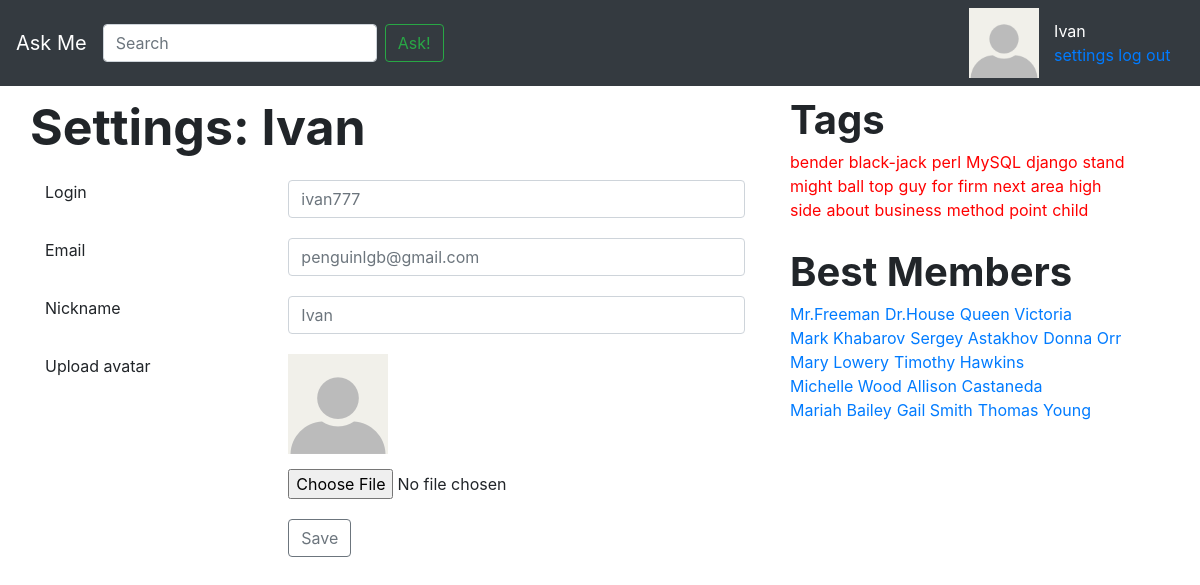
/settings/, run on the app's committed database.
### app/models.py (models this page shows, shortened)
class Tag(models.Model):
	name = models.CharField(max_length = 256, unique = True, verbose_name = 'Название тэга')
	objects = TagManager()
	def __str__(self):
		return self.name
	class Meta:
		verbose_name = 'Тэг'
		verbose_name_plural = 'Тэги'

class User(models.Model):
	author = models.OneToOneField('Profile', on_delete=models.CASCADE)
	objects = UserManager()
	def __str__(self):
		return self.author.user_name
	class Meta:
		verbose_name = 'Пользователь'
		verbose_name_plural = 'Пользователи'

class Profile(models.Model):
	user_name = models.CharField(max_length = 256, verbose_name = 'Имя в системе')
	email = models.EmailField(verbose_name = 'E-mail', default = 'default@def.com', blank = True)
	image = models.ImageField(upload_to='static/img/', default = '111.jpg', blank = True)
	class Meta:
		verbose_name = 'Профиль'
		verbose_name_plural = 'Профили'

### app/views.py (the view)
# urls.py: path('settings/', views.settings, name='settings'),
def settings(request):
	return render(request, 'settings.html', {
		})

### app/models.py (called while the page is built)
	def get_all_users(self):
		return self.all()

	def get_all_tags(self):
		return self.all()

### askme/context_processors.py (called while the page is built)
def tags(arg):
	tags = Tag.objects.get_all_tags()
	return { 'tags': tags }

def best_members(arg):
	best_members = User.objects.get_all_users()
	return { 'members': best_members }

### templates/settings.html (shortened to what this page needs)
{% extends 'inc/base.html' %}
{% load static %}
{% block content %}
    <div class="row">
        <span id="page_header">Settings: <span>Ivan</span></span>
    </div>
    <div class="row input_row">
        <div class="col-4 input_label">Login</div>
        <div class="col-8">
            <input type="text" class="form-control" placeholder="ivan777">
        </div>
    </div>
    <div class="row input_row">
        <div class="col-4 input_label">Email</div>
        <div class="col-8">
            <input type="text" class="form-control" placeholder="penguinlgb@gmail.com">
        </div>
    </div>
    <div class="row input_row">
        <div class="col-4 input_label">Nickname</div>
        <div class="col-8">
            <input type="text" class="form-control" placeholder="Ivan">
        </div>
    </div>
    <div class="row input_row">
        <div class="col-4 input_label">Upload avatar</div>
        <div class="col-8">
            <img src="{% static "img/111.jpg" %}" id="upload_avatar_img">
            <input type="file" class="form-control-file file_ad" id="upload_avatar_file_input">
        </div>
    </div>
    <div class="row">
        <div class="col-4"></div>
        <div class="col-8">
            <button type="button" class="page_btn btn btn-outline-secondary">Save</button>
        </div>
    </div>
{% endblock content %}
{% block right %}
    {% include 'inc/tags_section.html' %}
{% endblock right %}

### templates/inc/tags_section.html
<div>
    <div class="row">
        <span class="row tags_header">Tags</span>
    </div>
    <div class="row link_tags">
        {% for tag in tags %}
            <a class="sample_tag lang_tag" href="{% url 'tag' tag  %}">{{ tag }}</a>
        {% endfor %}
    </div>
</div>
<div>
    <div class="row">
        <span class="row tags_header">Best Members</span>
    </div>
    <div class="row link_tags">
        {% for member in members %}
            <a class="sample_tag" href="">{{ member }}</a>
        {% endfor %}
    </div>
</div>

### static/css/sticky-footer.css (style rules this page uses)
html { position: relative; min-height: 100%; }
body { margin-bottom: 60px; }

### static/css/container.css (style rules this page uses)
#page_header { font-size: 50px; font-weight: bold; margin-bottom: 15px; }
#upload_avatar_img { max-width: 150px; }
#upload_avatar_file_input { margin-top: 15px; }
.tags_header { font-size: 40px; font-weight: bold; margin-left: 0px; }
.link_tags { margin-right: 25px; margin-bottom: 20px; }
.sample_tag { margin-right: 5px; }
.lang_tag { color: red; }
.page_btn { margin-right: 5px; }
.input_row { margin-bottom: 20px; }

### data on the page
Tag: name "bender"
Tag: name "black-jack"
Tag: name "perl"
Tag: name "MySQL"
Tag: name "django"
Tag: name "stand"
Tag: name "might"
Tag: name "ball"
Tag: name "top"
Tag: name "guy"
Tag: name "for"
Tag: name "firm"
Tag: name "next"
Tag: name "area"
Tag: name "high"
Tag: name "side"
Tag: name "about"
Tag: name "business"
Tag: name "method"
Tag: name "point"
Tag: name "child"
User: author.user_name "Mr.Freeman"
User: author.user_name "Dr.House"
User: author.user_name "Queen Victoria"
User: author.user_name "Mark Khabarov"
User: author.user_name "Sergey Astakhov"
User: author.user_name "Donna Orr"
User: author.user_name "Mary Lowery"
User: author.user_name "Timothy Hawkins"
User: author.user_name "Michelle Wood"
User: author.user_name "Allison Castaneda"
User: author.user_name "Mariah Bailey"
User: author.user_name "Gail Smith"
User: author.user_name "Thomas Young"
